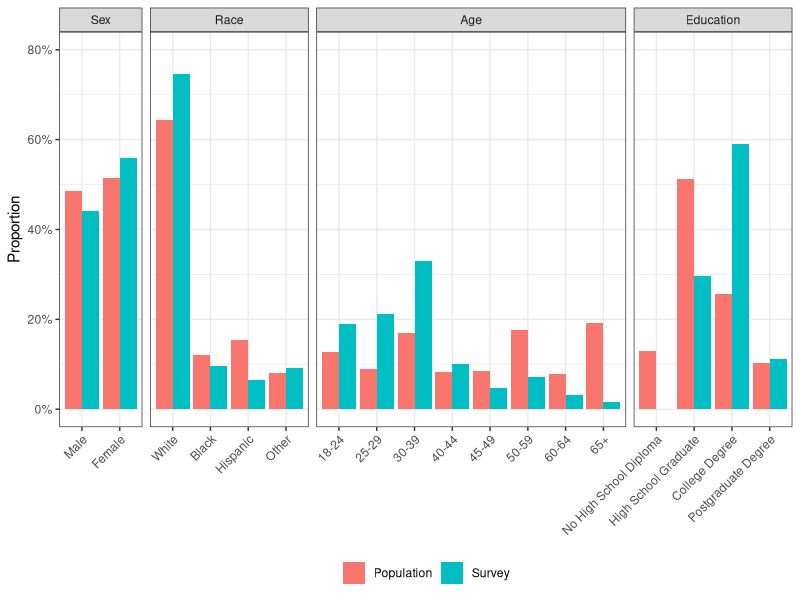
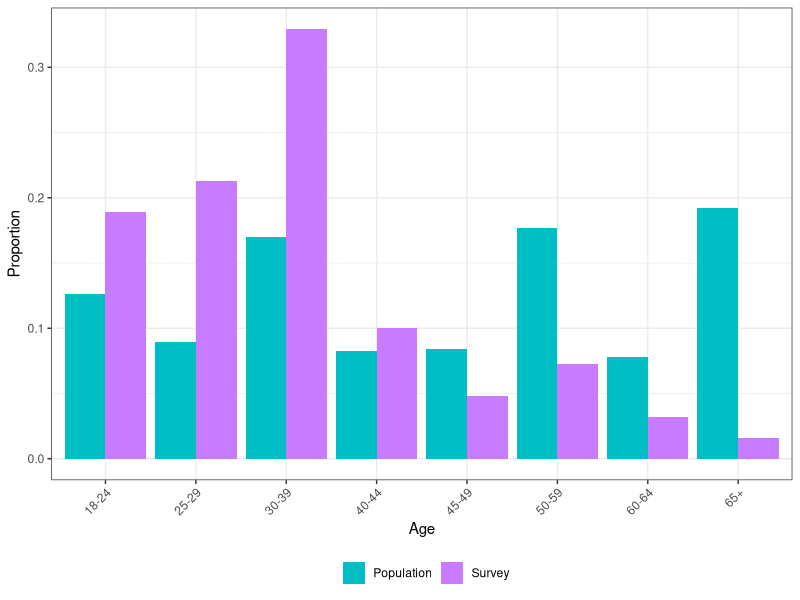
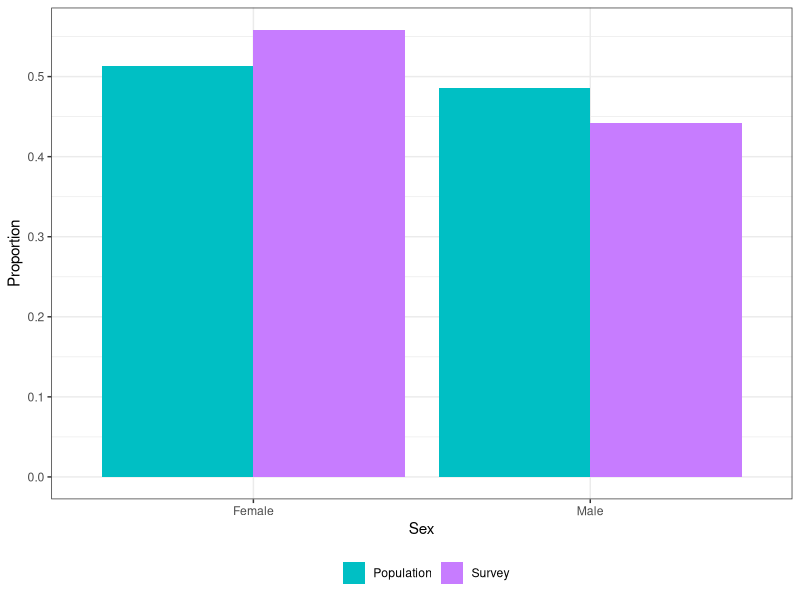
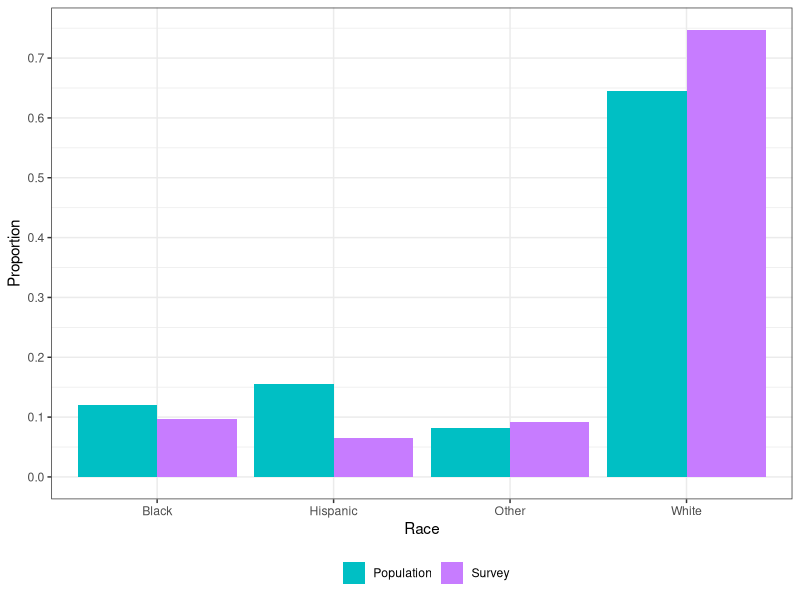
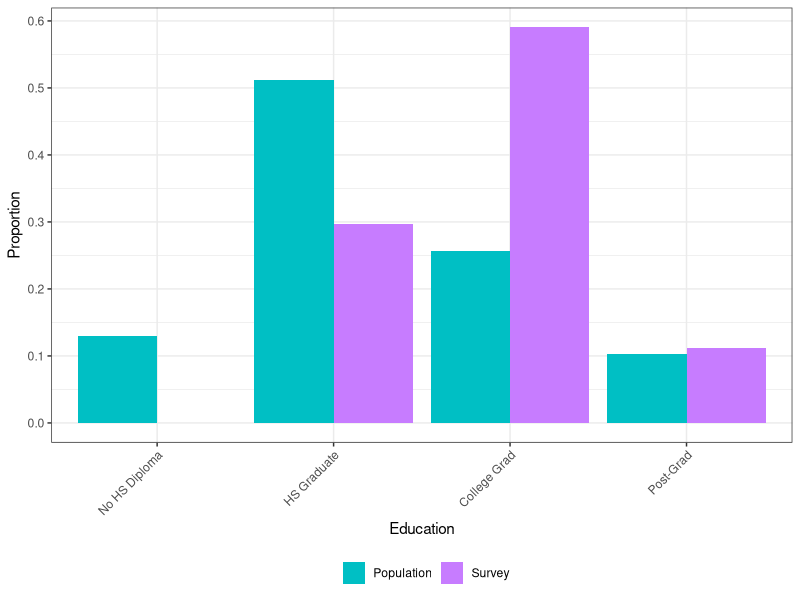
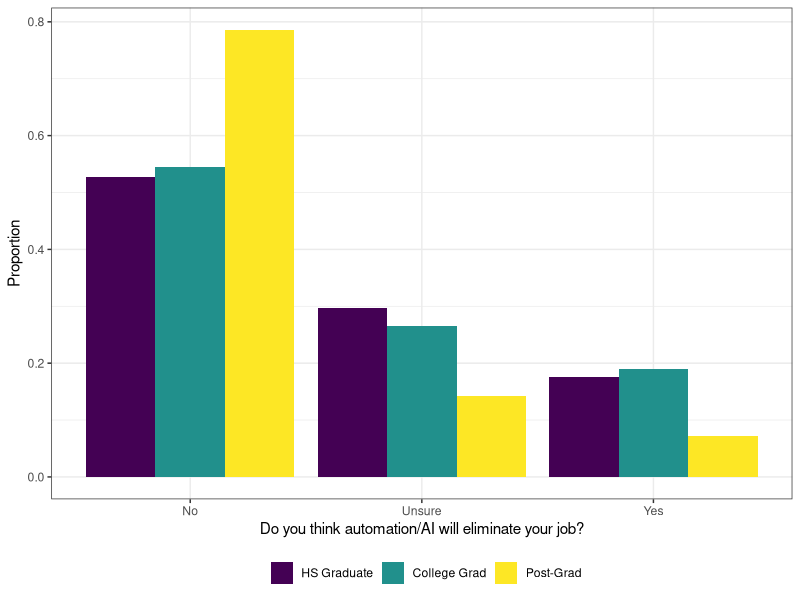
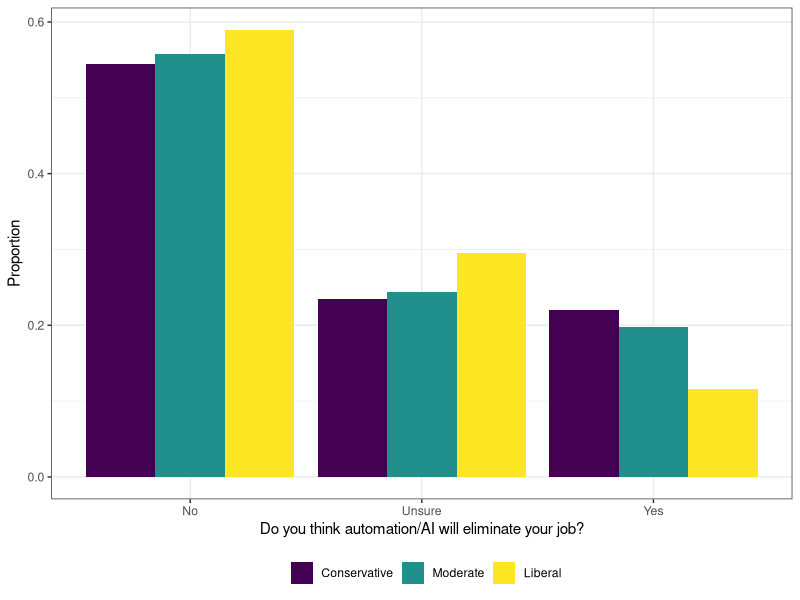
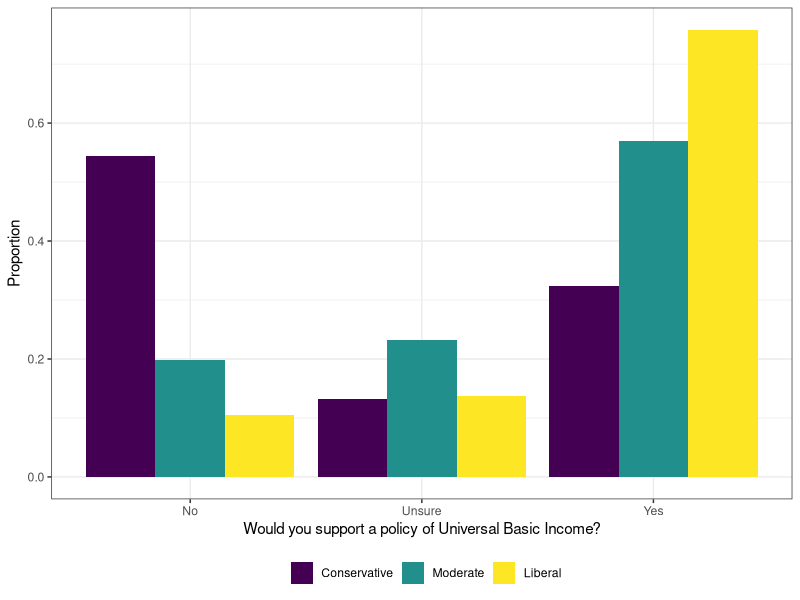

Recreate these plots in R, in order.
library(plyr)
library(dplyr)
library(tidyr)
library(ggplot2)
library(nnet)
library(reshape2)
library(scales)
theme_set(theme_bw())

survey_results <- read.csv("survey_real_results.csv")
pmus_df <- read.csv("pop_dist.tsv", sep = "\t")

########################
# Demographic Analysis #
########################
# Data Munging
survey_results <- filter(survey_results, Answer.Gender != "")

## Relabel variables
survey_results$Answer.Age <- mapvalues(survey_results$Answer.Age, from = c("Over65"), to = c("65+"))
survey_results$Answer.Race <- mapvalues(survey_results$Answer.Race, from = c("Black","Hispanic","Other","White"), to = c("black","hispanic","other","white"))
survey_results$Answer.Gender <- mapvalues(survey_results$Answer.Gender, from = c("Female","Male"), to = c("female","male"))
survey_results$Answer.Education <- mapvalues(survey_results$Answer.Education, from = c("HS","College","Grad"), to = c("high school graduate","college degree","postgraduate degree"))

## Collapse data
survey_results_agg <- group_by(survey_results, Answer.Age, Answer.Gender, Answer.Education, Answer.Race) %>%
                                dplyr::summarize(count = n())

## Calculate proportions of survey and population
survey_results_agg$proportion_of_pop <- survey_results_agg$count/sum(survey_results_agg$count)
pmus_df$pop_prop <- pmus_df$N/sum(pmus_df$N)

## Join with PMUS
names(survey_results_agg) <- c("age","sex","education","race","survey_count","survey_prop")
joint_df <- merge(pmus_df, survey_results_agg, all = TRUE)
joint_df$survey_prop <- ifelse(is.na(joint_df$survey_prop), 0, joint_df$survey_prop)

# Proper caplitalization function
capwords <- function(x) {
  s <- strsplit(as.character(x), " ")[[1]]
  paste(toupper(substring(s, 1, 1)), substring(s, 2),
        sep = "", collapse = " ")
}

# Group by each demographic, and sum up the proportion
# Then melt the data so future columns will be:
## Demographic type
## Demographic value
## Survey/Pop type
## Proportion of said Survey/Pop type
demo.sex <- melt(melt(
  data.frame(group_by(joint_df, sex) %>%
               dplyr::summarize(pop_prop = sum(pop_prop), survey_prop = sum(survey_prop))),
  id.vars=c('pop_prop', 'survey_prop')),
  id.vars=(c('variable', 'value')))
demo.race <- melt(melt(
  data.frame(group_by(joint_df, race) %>%
               dplyr::summarize(pop_prop = sum(pop_prop), survey_prop = sum(survey_prop))),
  id.vars=c('pop_prop', 'survey_prop')),
  id.vars=(c('variable', 'value')))
demo.age <- melt(melt(
  data.frame(group_by(joint_df, age) %>%
               dplyr::summarize(pop_prop = sum(pop_prop), survey_prop = sum(survey_prop))),
  id.vars=c('pop_prop', 'survey_prop')),
  id.vars=(c('variable', 'value')))
demo.edu <- melt(melt(
  data.frame(group_by(joint_df, education) %>%
               dplyr::summarize(pop_prop = sum(pop_prop), survey_prop = sum(survey_prop))),
  id.vars=c('pop_prop', 'survey_prop')),
  id.vars=(c('variable', 'value')))

# Combine into one data frame for processing
demographics <- rbind(demo.sex, demo.race, demo.age, demo.edu)

names(demographics) <- c('demo_type', 'demo_value', 'source', 'prop')
demographics$demo_type <- factor(sapply(demographics$demo_type, capwords),
                                 levels = c('Sex', 'Race', 'Age', 'Education'))                          
demographics$demo_value <- factor(sapply(demographics$demo_value, capwords),
                                  levels = c('Male', 'Female',
                                             'White', 'Black', 'Hispanic', 'Other',
                                             '18-24', '25-29', '30-39', '40-44', '45-49', '50-59', '60-64', '65+',
                                             'No High School Diploma', 'High School Graduate', 'College Degree', 'Postgraduate Degree'))
levels(demographics$source) <- c('Population', 'Survey')

ggplot(demographics, aes(x = demo_value, y = prop, fill = source, group = source)) +
    geom_bar(stat = "Identity", position="dodge") +
    facet_grid(. ~ demo_type, scales = "free_x", space = "free_x") +
    scale_y_continuous(labels=percent, limits=c(0, 0.8)) +
    ylab("Proportion") +
    theme(legend.position = "bottom",
          legend.title=element_blank(),
          axis.text.x = element_text(angle = 45, hjust = 1),
          axis.title.x = element_blank())

ggsave("Demographics_Dist.pdf", width=6, height=5)

# Compute and Plot Demographic Distributions
## Table
table(survey_results$Answer.Age)
table(survey_results$Answer.Race)
table(survey_results$Answer.Gender)
table(survey_results$Answer.Education)

## Plots
gg_color_hue <- function(n) {
  hues = seq(15, 375, length = n + 1)
  hcl(h = hues, l = 65, c = 100)[1:n]
}
theme_set(theme_bw())
colors_for_plot <- gg_color_hue(4)

# Age
age_df <- group_by(joint_df, age) %>% dplyr::summarize(pop_prop = sum(pop_prop), survey_prop = sum(survey_prop))
age_df <- gather(age_df, source, proportion, pop_prop:survey_prop, factor_key=TRUE)
ggplot(age_df, aes(x = age, y = proportion, fill = source, group = source)) +
  geom_bar(stat = "Identity", position="dodge") +
  labs(x = "Age", y = "Proportion", fill = "") +
  theme(legend.position = "bottom") +
  theme(axis.text.x = element_text(angle = 45, hjust = 1)) +
  scale_y_continuous(breaks = seq(0,.6, by = .1)) +
  scale_fill_manual(values = colors_for_plot[3:4],
                    breaks = c("pop_prop","survey_prop"), 
                    labels = c("Population", "Survey"))
ggsave("Age_Dist.pdf", width = 6, height = 5)

# Gender
gender_df <- group_by(joint_df, sex) %>% dplyr::summarize(pop_prop = sum(pop_prop), survey_prop = sum(survey_prop))
gender_df <- gather(gender_df, source, proportion, pop_prop:survey_prop, factor_key=TRUE)
ggplot(gender_df, aes(x = sex, y = proportion, fill = source, group = source)) +
  geom_bar(stat = "Identity", position="dodge") +
  labs(x = "Sex", y = "Proportion", fill = "") +
  theme(legend.position = "bottom") +
  scale_y_continuous(breaks = seq(0,.6, by = .1)) +
  scale_x_discrete(breaks = c("male","female"),
                  labels = c("Male","Female")) +
  scale_fill_manual(values = colors_for_plot[3:4],
                    breaks = c("pop_prop","survey_prop"), 
                    labels = c("Population", "Survey"))
ggsave("Gender_Dist.pdf", width = 6, height = 5)

# Race
race_df <- group_by(joint_df, race) %>% dplyr::summarize(pop_prop = sum(pop_prop), survey_prop = sum(survey_prop))
race_df <- gather(race_df, source, proportion, pop_prop:survey_prop, factor_key=TRUE)
ggplot(race_df, aes(x = race, y = proportion, fill = source, group = source)) +
  geom_bar(stat = "Identity", position="dodge") +
  labs(x = "Race", y = "Proportion", fill = "") +
  theme(legend.position = "bottom") +
  scale_y_continuous(breaks = seq(0,.8, by = .1)) +
  scale_x_discrete(breaks = c("black","hispanic","other","white"),
                   labels = c("Black","Hispanic","Other","White")) +
  scale_fill_manual(values = colors_for_plot[3:4],
                    breaks = c("pop_prop","survey_prop"), 
                    labels = c("Population", "Survey"))
ggsave("Race_Dist.pdf", width = 6, height = 5)

# Education
education_df <- group_by(joint_df, education) %>% dplyr::summarize(pop_prop = sum(pop_prop), survey_prop = sum(survey_prop))
education_df <- gather(education_df, source, proportion, pop_prop:survey_prop, factor_key=TRUE)
education_df$education <- factor(education_df$education, 
                                 levels = c("no high school diploma","high school graduate","college degree","postgraduate degree"), 
                                 labels = c("No HS Diploma","HS Graduate","College Grad","Post-Grad"), ordered=TRUE)
ggplot(education_df, aes(x = education, y = proportion, fill = source, group = source)) +
  geom_bar(stat = "Identity", position="dodge") +
  labs(x = "Education", y = "Proportion", fill = "") +
  theme(legend.position = "bottom") +
  theme(axis.text.x = element_text(angle = 45, hjust = 1)) +
  scale_y_continuous(breaks = seq(0,.6, by = .1)) +
  scale_fill_manual(values = colors_for_plot[3:4],
                    breaks = c("pop_prop","survey_prop"), 
                    labels = c("Population", "Survey"))
ggsave("Education_Dist.pdf", width = 6, height = 5)

###############################
# Unadjusted Answers Analysis #
###############################
# Number of responses in category
table(survey_results$Answer.Political)
table(survey_results$Answer.Automation)
table(survey_results$Answer.Universal)

# Automation answer by demo
prop.table(table(survey_results$Answer.Age, survey_results$Answer.Automation),1)
prop.table(table(survey_results$Answer.Race, survey_results$Answer.Automation),1)
prop.table(table(survey_results$Answer.Gender, survey_results$Answer.Automation),1)
prop.table(table(survey_results$Answer.Education, survey_results$Answer.Automation),1)
edu_auto_df <- data.frame(prop.table(table(survey_results$Answer.Education, survey_results$Answer.Automation),1))
prop.table(table(survey_results$Answer.Political, survey_results$Answer.Automation),1)
pol_auto_df <- data.frame(prop.table(table(survey_results$Answer.Political, survey_results$Answer.Automation),1))

## Education-Automation Plot
names(edu_auto_df) <- c("demographic","answer","proportion")
edu_auto_df$demographic <- factor(edu_auto_df$demographic, 
                                 levels = c("no high school diploma","high school graduate","college degree","postgraduate degree"), 
                                 labels = c("No HS Diploma","HS Graduate","College Grad","Post-Grad"), ordered=TRUE)
ggplot(edu_auto_df, aes(x = answer, y = proportion, fill = demographic)) +
  geom_bar(stat = "Identity", position = "dodge") +
  theme(legend.position = "bottom") +
  labs(x = "Do you think automation/AI will eliminate your job?", y = "Proportion", fill = "")
ggsave("Edu_Auto_Dist.pdf", width = 6, heigh = 5)

## Political-Automation Plot
names(pol_auto_df) <- c("demographic","answer","proportion")
pol_auto_df$demographic <- factor(pol_auto_df$demographic, 
                                  levels = c("Conservative","Moderate","Liberal"), ordered=TRUE)
ggplot(pol_auto_df, aes(x = answer, y = proportion, fill = demographic)) +
  geom_bar(stat = "Identity", position = "dodge") +
  theme(legend.position = "bottom") +
  labs(x = "Do you think automation/AI will eliminate your job?", y = "Proportion", fill = "")
ggsave("Pol_Auto_Dist.pdf", width = 6, heigh = 5)

# UBI by demo
prop.table(table(survey_results$Answer.Age, survey_results$Answer.Universal),1)
prop.table(table(survey_results$Answer.Race, survey_results$Answer.Universal),1)
prop.table(table(survey_results$Answer.Gender, survey_results$Answer.Universal),1)
prop.table(table(survey_results$Answer.Education, survey_results$Answer.Universal),1)
prop.table(table(survey_results$Answer.Political, survey_results$Answer.Universal),1)
pol_univ_df <- data.frame(prop.table(table(survey_results$Answer.Political, survey_results$Answer.Universal),1))

## Political-Universal Plot
names(pol_univ_df) <- c("demographic","answer","proportion")
pol_univ_df$demographic <- factor(pol_univ_df$demographic, 
                                  levels = c("Conservative","Moderate","Liberal"), ordered=TRUE)
ggplot(pol_univ_df, aes(x = answer, y = proportion, fill = demographic)) +
  geom_bar(stat = "Identity", position = "dodge") +
  theme(legend.position = "bottom") +
  labs(x = "Would you support a policy of Universal Basic Income?", y = "Proportion", fill = "")
ggsave("Pol_Univ_Dist.pdf", width = 6, heigh = 5)

# UBI vs. Auto
prop.table(table(survey_results$Answer.Automation, survey_results$Answer.Universal),1)
auto_univ_df <- data.frame(prop.table(table(survey_results$Answer.Automation, survey_results$Answer.Universal),1))

## Automation-Universal Plot
names(auto_univ_df) <- c("auto","ubi","proportion")
auto_univ_df$auto <- factor(auto_univ_df$auto, 
                            levels = c("No","Unsure","Yes"), ordered=TRUE)
auto_univ_df$ubi <- factor(auto_univ_df$ubi, 
                            levels = c("No","Unsure","Yes"), ordered=TRUE)
ggplot(auto_univ_df, aes(x = ubi, y = proportion, fill = auto)) +
  geom_bar(stat = "Identity", position = "dodge") +
  theme(legend.position = "bottom") +
  labs(x = "Would you support a policy of Universal Basic Income?", y = "Proportion", fill = "Automation/AI Concern?")
ggsave("Auto_Univ_Dist.pdf", width = 6, heigh = 5)

###########################
# Statistical Adjustments #
###########################
## Adjust survey data & renormalize
pmus_df <- filter(pmus_df, education != "no high school diploma")
pmus_df$pop_prop <- pmus_df$N/sum(pmus_df$N)

## Pairwise Combinations of Factors
ages <- unique(survey_results$Answer.Age)
genders <- unique(survey_results$Answer.Gender)
races <- unique(survey_results$Answer.Race)
educations <- unique(survey_results$Answer.Education)

combos_df <- expand.grid(ages, genders, races, educations)
names(combos_df) <- c("age","sex","race","education")
names(survey_results)[28:34] <- c("age","automation","education","sex","political","race","universal")

## Automation
automation_model <- multinom(automation ~ sex + age + race + education, data=survey_results)
automation_predictions <- predict(automation_model, newdata = combos_df, type="probs")
automation_df <- cbind(combos_df, automation_predictions)

### Weight by survey data
automation_weights_df <- merge(pmus_df, automation_df)
automation_weights_df$weight_no <- automation_weights_df$No * automation_weights_df$pop_prop
automation_weights_df$weight_unsure <- automation_weights_df$Unsure * automation_weights_df$pop_prop
automation_weights_df$weight_yes <- automation_weights_df$Yes * automation_weights_df$pop_prop

automation_adj <- c(sum(automation_weights_df$weight_yes), sum(automation_weights_df$weight_unsure), sum(automation_weights_df$weight_no))
names(automation_adj) <- c("Yes","Unsure","No")
automation_adj

## UBI
ubi_model <- multinom(universal ~ sex + age + race + education, data=survey_results)
ubi_predictions <- predict(ubi_model, newdata = combos_df, type="probs")
ubi_df <- cbind(combos_df, ubi_predictions)

### Weight by survey data
ubi_weights_df <- merge(pmus_df, ubi_df)
ubi_weights_df$weight_no <- ubi_weights_df$No * ubi_weights_df$pop_prop
ubi_weights_df$weight_unsure <- ubi_weights_df$Unsure * ubi_weights_df$pop_prop
ubi_weights_df$weight_yes <- ubi_weights_df$Yes * ubi_weights_df$pop_prop

ubi_adj <- c(sum(ubi_weights_df$weight_yes), sum(ubi_weights_df$weight_unsure), sum(ubi_weights_df$weight_no))
names(ubi_adj) <- c("Yes","Unsure","No")
ubi_adj
